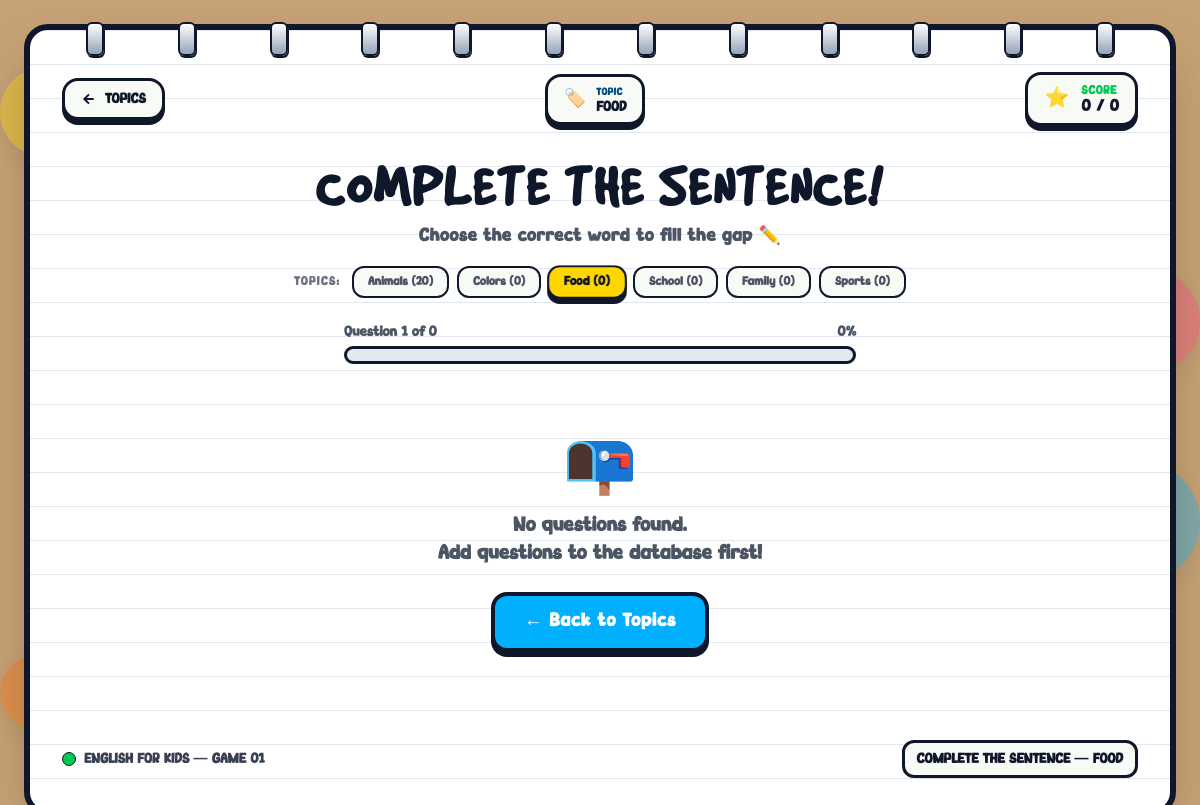
/jogo-ingles.php?tema=3, run on the app's committed database.
### tables this page shows
CREATE TABLE IF NOT EXISTS Tema (
id INT PRIMARY KEY NOT NULL AUTO_INCREMENT,
id_jogo INT,
nome varchar(255) NOT NULL,
FOREIGN KEY (id_jogo) REFERENCES jogo (id)
);

### jogo-ingles.php (the view, shortened to what this page needs)
<?php
   require_once 'config/config.php';
   $id_jogo = 1;
   $sql_temas = "
       SELECT
           t.`id`,
           t.`nome`,
           COUNT(p.`id`) AS total_perguntas
       FROM `Tema` t
       LEFT JOIN `Pergunta` p ON p.`id_tema` = t.`id`
       WHERE t.`id_jogo` = ? OR t.`id_jogo` IS NULL
       GROUP BY t.`id`, t.`nome`
       ORDER BY t.`id` ASC
   ";
   $stmt_temas = $conn->prepare($sql_temas);
   $stmt_temas->bind_param("i", $id_jogo);
   $stmt_temas->execute();
   $res_temas = $stmt_temas->get_result();
   $temas_disponiveis = [];
   while ($t = $res_temas->fetch_assoc()) {
       $temas_disponiveis[] = [
           'id'              => (int) $t['id'],
           'nome'            => $t['nome'],
           'total_perguntas' => (int) $t['total_perguntas'],
       ];
   }
   $tema_param = $_GET['tema'] ?? $_GET['id_tema'] ?? null;
   $tema_ativo = null;
   if (!empty($temas_disponiveis)) {
       if ($tema_param !== null && $tema_param !== '') {
           foreach ($temas_disponiveis as $t) {
               if ((string) $t['id'] === (string) $tema_param || strcasecmp($t['nome'], (string) $tema_param) === 0) {
                   $tema_ativo = $t;
                   break;
               }
           }
       }
   }
   $perguntas = [];
shuffle($perguntas);
$total_perguntas = count($perguntas);
?>
<!DOCTYPE html>
<html lang="en">
<head>
    <script src="https://cdn.tailwindcss.com"></script>
    <link rel="stylesheet" href="css/jogo-ingles.css">
</head>
<body class="font-bingo min-h-screen text-tinta-escura flex flex-col justify-between p-2 sm:p-4 md:p-6 relative">
    <div id="livro-conteiner-principal"
         class="w-full flex-1 flex flex-col justify-between caderno-pagina-branca rounded-3xl shadow-2xl p-4 sm:p-6 md:p-8 relative">
        <div id="espiral-topo-caderno"
             class="w-full flex justify-between items-center -mt-8 sm:-mt-10 mb-4 z-20 px-2 sm:px-6">
            <div class="espiral-caderno"></div>
            <div class="espiral-caderno"></div>
            <div class="espiral-caderno"></div>
            <div class="espiral-caderno"></div>
            <div class="espiral-caderno"></div>
            <div class="espiral-caderno"></div>
            <div class="espiral-caderno"></div>
            <div class="espiral-caderno hidden sm:block"></div>
            <div class="espiral-caderno hidden sm:block"></div>
            <div class="espiral-caderno hidden md:block"></div>
            <div class="espiral-caderno hidden md:block"></div>
            <div class="espiral-caderno hidden md:block"></div>
        </div>
        <header id="cabecalho-jogo"
                class="w-full flex flex-wrap items-center justify-between gap-4 pb-4 mb-4">
            <a href="temas-ingles.php"
               class="cartao-dinamico flex items-center gap-2 bg-papel-claro borda-tinta-escura rounded-2xl px-4 py-2 shadow-sombra-cartum-branca font-bingo font-bold text-sm text-tinta-escura hover:bg-yellow-100 transition-colors"
               style="text-decoration: none;">
                <svg class="w-4 h-4" fill="none" stroke="currentColor" stroke-width="3" viewBox="0 0 24 24">
                    <path d="M19 12H5M12 5l-7 7 7 7"/>
                </svg>
                TOPICS
            </a>
            <?php if ($tema_ativo): ?>
            <div id="badge-tema-ativo"
                 class="flex items-center gap-2.5 bg-papel-claro borda-tinta-escura rounded-2xl px-4 py-2 shadow-sombra-cartum-branca">
                <span class="text-lg">🏷️</span>
                <div>
                    <span class="block text-[10px] font-black text-azul-escuro uppercase tracking-wider font-bingo">TOPIC</span>
                    <span class="block font-bingo text-sm font-extrabold text-tinta-escura uppercase leading-none">
                        <?= htmlspecialchars($tema_ativo['nome']) ?>
                    </span>
                </div>
            </div>
            <?php endif; ?>
            <div id="placar-jogo"
                 class="flex items-center gap-3 bg-papel-claro borda-tinta-escura rounded-2xl px-4 py-2 shadow-sombra-cartum-branca">
                <span class="text-xl">⭐</span>
                <div>
                    <span class="block text-xs font-black text-verde-vibrante uppercase tracking-wider font-bingo">SCORE</span>
                    <span id="texto-placar"
                          class="block font-bingo text-base font-bold text-tinta-escura leading-none">
                        0 / <?= $total_perguntas ?>
                    </span>
                </div>
            </div>
        </header>
        <main id="area-jogo" class="w-full my-auto flex flex-col items-center gap-6 max-w-3xl mx-auto">
            <div class="text-center">
                <h1 class="font-gooddog text-4xl sm:text-5xl md:text-6xl font-bold text-tinta-escura tracking-wider leading-tight">
                    COMPLETE THE SENTENCE!
                </h1>
                <p class="font-bingo text-base sm:text-lg font-extrabold text-gray-600 tracking-wide mt-1">
                    Choose the correct word to fill the gap ✏️
                </p>
            </div>
            <?php if (count($temas_disponiveis) > 1): ?>
            <div id="seletor-temas" class="flex flex-wrap items-center justify-center gap-2 -mt-2">
                <span class="font-bingo font-black text-xs text-gray-500 uppercase tracking-widest mr-1">TOPICS:</span>
                <?php foreach ($temas_disponiveis as $t): ?>
                    <a href="jogo-ingles.php?tema=<?= urlencode($t['id']) ?>"
                       class="cartao-dinamico px-3.5 py-1.5 rounded-xl font-bingo font-bold text-xs border-2 border-tinta-escura transition-all <?= ($tema_ativo && $tema_ativo['id'] === $t['id']) ? 'bg-amarelo-vibrante text-tinta-escura shadow-sombra-cartum-branca scale-105' : 'bg-papel-claro text-gray-600 hover:bg-white' ?>"
                       style="text-decoration: none;">
                        <?= htmlspecialchars(ucfirst($t['nome'])) ?> (<?= $t['total_perguntas'] ?>)
                    </a>
                <?php endforeach; ?>
            </div>
            <?php endif; ?>
            <div class="w-full max-w-lg">
                <div class="flex justify-between items-center mb-1 font-bingo font-bold text-sm text-gray-600">
                    <span id="label-progresso">Question 1 of <?= $total_perguntas ?></span>
                    <span id="label-porcentagem">0%</span>
                </div>
                <div id="barra-progresso-externa">
                </div>
            </div>
            <?php if ($total_perguntas > 0): ?>
            <div id="caixa-pergunta" class="w-full max-w-2xl">
                <p class="text-center font-bingo text-xs font-black text-gray-400 uppercase tracking-widest mb-3">
                    Fill in the blank:
                </p>
                <div class="texto-pergunta">
                    <span id="texto-primeira-parte"></span>
                    <span id="conteiner-lacuna" class="conteiner-lacuna">
                        <img id="fundo-lacuna-img"
                             class="fundo-lacuna-img"
                             src="<?= htmlspecialchars($perguntas[0]['fundo_lacuna'] ?? 'fundo-resposta-completar/1.png') ?>"
                             alt="Fundo colorido da lacuna"
                             aria-hidden="true"
                             draggable="false">
                        <span id="lacuna-resposta" class="lacuna">_____</span>
                    </span>
                    <span id="texto-segunda-parte"></span>
                </div>
            </div>
            <div id="grade-opcoes"
                 class="w-full max-w-2xl"
                 role="list"
                 aria-label="Answer options">
            </div>
            <div id="area-feedback"
                 class="text-center font-bingo font-bold text-lg min-h-[2rem]"
                 aria-live="polite">
            </div>
            <?php else: ?>
            <div class="text-center py-12">
                <p class="text-6xl mb-4">📭</p>
                <p class="font-bingo font-bold text-xl text-gray-600">
                    No questions found.<br>
                    Add questions to the database first!
                </p>
                <a href="temas-ingles.php"
                   class="botao-acao mt-6 bg-azul-vibrante text-white inline-flex"
                   style="text-decoration:none;">
                    ← Back to Topics
                </a>
            </div>
            <?php endif; ?>
        </main>
        <footer id="rodape-jogo"
                class="w-full pt-4 mt-6 flex flex-wrap items-center justify-between gap-3 text-xs md:text-sm font-bingo font-bold text-gray-700">
            <div class="flex items-center gap-2">
                <span class="w-3.5 h-3.5 bg-verde-vibrante border border-tinta-escura rounded-full inline-block"></span>
                <span>ENGLISH FOR KIDS — GAME 01</span>
            </div>
            <div class="bg-papel-claro borda-tinta-escura px-3 py-1.5 rounded-xl text-tinta-escura uppercase font-extrabold shadow-sm font-bingo">
                COMPLETE THE SENTENCE<?= $tema_ativo ? ' — ' . htmlspecialchars(strtoupper($tema_ativo['nome'])) : '' ?>
            </div>
        </footer>
    </div>
</body>
</html>

### css/jogo-ingles.css (style rules this page uses)
body { background-color: #c6a175; margin: 0; padding: 0; overflow-x: hidden; position: relative; min-height: 100vh; }
.caderno-pagina-branca { background-color: #FFFFFF; background-image: linear-gradient(#E2E8F0 1.5px, transparent 1.5px); background-size: 100% 34px; border: 6px solid #0F172A; position: relative; z-index: 10; }
.espiral-caderno { width: 18px; height: 34px; background: linear-gradient(180deg, #FFFFFF, #94A3B8); border: 2px solid #0F172A; border-radius: 6px; box-shadow: 1px 2px 0px #0F172A; }
.borda-tinta-escura { border: 3px solid #0F172A; }
#barra-progresso-externa { background: #E2E8F0; border: 3px solid #0F172A; border-radius: 999px; height: 18px; overflow: hidden; }
.cartao-dinamico { transition: transform 0.32s cubic-bezier(0.34, 1.56, 0.64, 1), box-shadow 0.3s ease; will-change: transform; }
.botao-acao { font-family: 'Bingo', cursive, sans-serif; letter-spacing: 0.04em; font-weight: 700; font-size: 1.15rem; padding: 0.75rem 1.8rem; border-radius: 16px; border: 4px solid #0F172A; box-shadow: 0px 5px 0px #0F172A; cursor: pointer; transition: transform 0.2s ease, box-shadow 0.2s ease; display: inline-flex; align-items: center; gap: 0.5rem; }

### data on the page
tema: nome "FOOD", nome "Food", total_perguntas "0"
tema: nome "Animals", total_perguntas "20"
tema: nome "Colors", total_perguntas "0"
tema: nome "School", total_perguntas "0"
tema: nome "Family", total_perguntas "0"
tema: nome "Sports", total_perguntas "0"

### other printed values
$total_perguntas "0"
